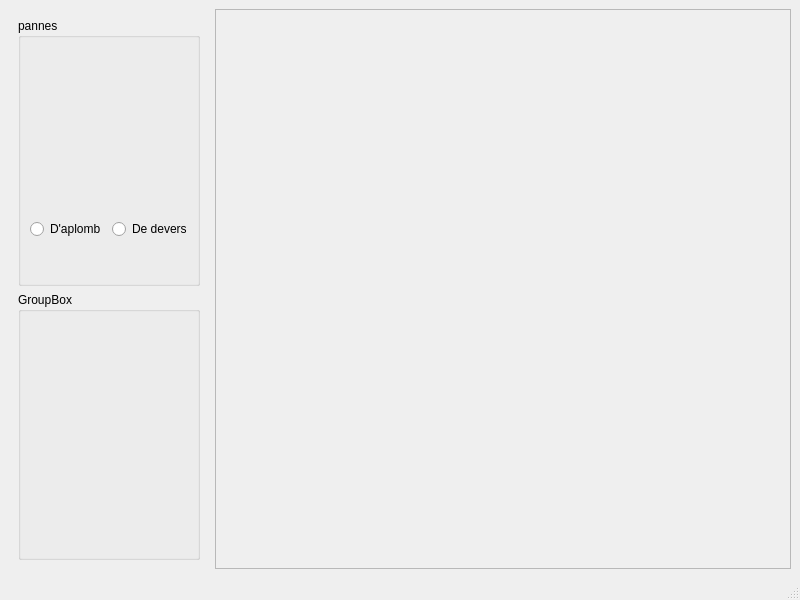
<?xml version="1.0" encoding="UTF-8"?>
<ui version="4.0">
 <class>MainWindow</class>
 <widget class="QMainWindow" name="MainWindow">
  <property name="geometry">
   <rect>
    <x>0</x>
    <y>0</y>
    <width>800</width>
    <height>600</height>
   </rect>
  </property>
  <property name="windowTitle">
   <string>MainWindow</string>
  </property>
  <widget class="QWidget" name="centralwidget">
   <layout class="QGridLayout" name="gridLayout">
    <item row="0" column="0">
     <widget class="QStackedWidget" name="stackedWidget">
      <property name="maximumSize">
       <size>
        <width>200</width>
        <height>16777215</height>
       </size>
      </property>
      <property name="styleSheet">
       <string notr="true"/>
      </property>
      <widget class="QWidget" name="page">
       <layout class="QVBoxLayout" name="verticalLayout">
        <item>
         <widget class="QGroupBox" name="groupBox">
          <property name="title">
           <string>pannes</string>
          </property>
          <layout class="QGridLayout" name="gridLayout_2">
           <item row="1" column="0">
            <widget class="QRadioButton" name="radioButton">
             <property name="text">
              <string>D'aplomb</string>
             </property>
            </widget>
           </item>
           <item row="1" column="1">
            <widget class="QRadioButton" name="radioButton_2">
             <property name="text">
              <string>De devers</string>
             </property>
            </widget>
           </item>
           <item row="0" column="0" colspan="2" alignment="Qt::AlignHCenter">
            <widget class="QLabel" name="label">
             <property name="maximumSize">
              <size>
               <width>150</width>
               <height>100</height>
              </size>
             </property>
             <property name="text">
              <string/>
             </property>
             <property name="pixmap">
              <pixmap>../../../Pictures/ferme.jpg</pixmap>
             </property>
             <property name="scaledContents">
              <bool>true</bool>
             </property>
            </widget>
           </item>
          </layout>
         </widget>
        </item>
        <item>
         <widget class="QGroupBox" name="groupBox_2">
          <property name="title">
           <string>GroupBox</string>
          </property>
         </widget>
        </item>
       </layout>
      </widget>
      <widget class="QWidget" name="page_2"/>
     </widget>
    </item>
    <item row="0" column="1">
     <widget class="QFrame" name="frame">
      <property name="styleSheet">
       <string notr="true"/>
      </property>
      <property name="frameShape">
       <enum>QFrame::StyledPanel</enum>
      </property>
      <property name="frameShadow">
       <enum>QFrame::Raised</enum>
      </property>
     </widget>
    </item>
   </layout>
  </widget>
  <widget class="QMenuBar" name="menubar">
   <property name="geometry">
    <rect>
     <x>0</x>
     <y>0</y>
     <width>800</width>
     <height>21</height>
    </rect>
   </property>
  </widget>
  <widget class="QStatusBar" name="statusbar"/>
 </widget>
 <resources/>
 <connections/>
</ui>
